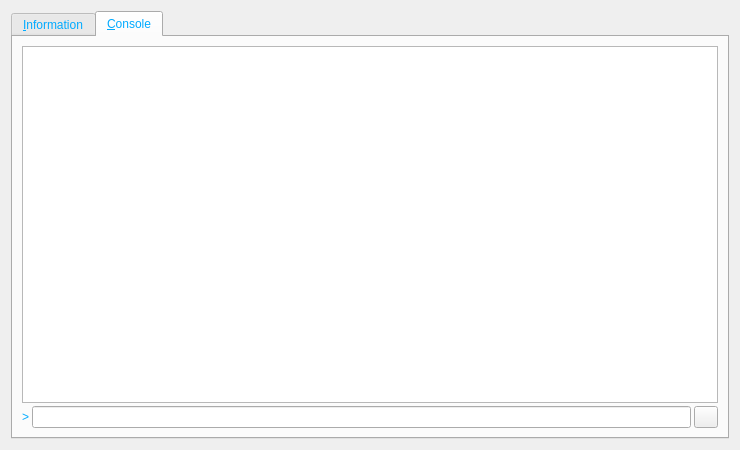
<?xml version="1.0" encoding="UTF-8"?>
<ui version="4.0">
 <class>RPCConsole</class>
 <widget class="QDialog" name="RPCConsole">
  <property name="geometry">
   <rect>
    <x>0</x>
    <y>0</y>
    <width>740</width>
    <height>450</height>
   </rect>
  </property>
  <property name="windowTitle">
   <string>AbjcoinCommerce - Debug window</string>
  </property>
  <property name="styleSheet">
   <string notr="true">background-image: url(:/images/as1);
color: rgb(0, 170, 255);</string>
  </property>
  <layout class="QVBoxLayout" name="verticalLayout_2">
   <item>
    <widget class="QTabWidget" name="tabWidget">
     <property name="currentIndex">
      <number>1</number>
     </property>
     <widget class="QWidget" name="tab_info">
      <attribute name="title">
       <string>&amp;Information</string>
      </attribute>
      <layout class="QGridLayout" name="gridLayout" columnstretch="0,1">
       <property name="horizontalSpacing">
        <number>12</number>
       </property>
       <item row="0" column="0">
        <widget class="QLabel" name="label_9">
         <property name="font">
          <font>
           <weight>75</weight>
           <bold>true</bold>
          </font>
         </property>
         <property name="text">
          <string>AbjcoinCommerce Core</string>
         </property>
        </widget>
       </item>
       <item row="1" column="0">
        <widget class="QLabel" name="label_5">
         <property name="text">
          <string>Client name</string>
         </property>
        </widget>
       </item>
       <item row="1" column="1">
        <widget class="QLabel" name="clientName">
         <property name="cursor">
          <cursorShape>IBeamCursor</cursorShape>
         </property>
         <property name="text">
          <string>N/A</string>
         </property>
         <property name="textFormat">
          <enum>Qt::PlainText</enum>
         </property>
         <property name="textInteractionFlags">
          <set>Qt::LinksAccessibleByMouse|Qt::TextSelectableByKeyboard|Qt::TextSelectableByMouse</set>
         </property>
        </widget>
       </item>
       <item row="2" column="0">
        <widget class="QLabel" name="label_6">
         <property name="text">
          <string>Client version</string>
         </property>
        </widget>
       </item>
       <item row="2" column="1">
        <widget class="QLabel" name="clientVersion">
         <property name="cursor">
          <cursorShape>IBeamCursor</cursorShape>
         </property>
         <property name="text">
          <string>N/A</string>
         </property>
         <property name="textFormat">
          <enum>Qt::PlainText</enum>
         </property>
         <property name="textInteractionFlags">
          <set>Qt::LinksAccessibleByMouse|Qt::TextSelectableByKeyboard|Qt::TextSelectableByMouse</set>
         </property>
        </widget>
       </item>
       <item row="3" column="0">
        <widget class="QLabel" name="label_14">
         <property name="text">
          <string>Using OpenSSL version</string>
         </property>
         <property name="indent">
          <number>10</number>
         </property>
        </widget>
       </item>
       <item row="3" column="1">
        <widget class="QLabel" name="openSSLVersion">
         <property name="cursor">
          <cursorShape>IBeamCursor</cursorShape>
         </property>
         <property name="text">
          <string>N/A</string>
         </property>
         <property name="textFormat">
          <enum>Qt::PlainText</enum>
         </property>
         <property name="textInteractionFlags">
          <set>Qt::LinksAccessibleByMouse|Qt::TextSelectableByKeyboard|Qt::TextSelectableByMouse</set>
         </property>
        </widget>
       </item>
       <item row="4" column="0">
        <widget class="QLabel" name="label_12">
         <property name="text">
          <string>Build date</string>
         </property>
        </widget>
       </item>
       <item row="4" column="1">
        <widget class="QLabel" name="buildDate">
         <property name="cursor">
          <cursorShape>IBeamCursor</cursorShape>
         </property>
         <property name="text">
          <string>N/A</string>
         </property>
         <property name="textFormat">
          <enum>Qt::PlainText</enum>
         </property>
         <property name="textInteractionFlags">
          <set>Qt::LinksAccessibleByMouse|Qt::TextSelectableByKeyboard|Qt::TextSelectableByMouse</set>
         </property>
        </widget>
       </item>
       <item row="5" column="0">
        <widget class="QLabel" name="label_13">
         <property name="text">
          <string>Startup time</string>
         </property>
        </widget>
       </item>
       <item row="5" column="1">
        <widget class="QLabel" name="startupTime">
         <property name="cursor">
          <cursorShape>IBeamCursor</cursorShape>
         </property>
         <property name="text">
          <string>N/A</string>
         </property>
         <property name="textFormat">
          <enum>Qt::PlainText</enum>
         </property>
         <property name="textInteractionFlags">
          <set>Qt::LinksAccessibleByMouse|Qt::TextSelectableByKeyboard|Qt::TextSelectableByMouse</set>
         </property>
        </widget>
       </item>
       <item row="6" column="0">
        <widget class="QLabel" name="label_11">
         <property name="font">
          <font>
           <weight>75</weight>
           <bold>true</bold>
          </font>
         </property>
         <property name="text">
          <string>Network</string>
         </property>
        </widget>
       </item>
       <item row="7" column="0">
        <widget class="QLabel" name="label_7">
         <property name="text">
          <string>Number of connections</string>
         </property>
        </widget>
       </item>
       <item row="7" column="1">
        <widget class="QLabel" name="numberOfConnections">
         <property name="cursor">
          <cursorShape>IBeamCursor</cursorShape>
         </property>
         <property name="text">
          <string>N/A</string>
         </property>
         <property name="textFormat">
          <enum>Qt::PlainText</enum>
         </property>
         <property name="textInteractionFlags">
          <set>Qt::LinksAccessibleByMouse|Qt::TextSelectableByKeyboard|Qt::TextSelectableByMouse</set>
         </property>
        </widget>
       </item>
       <item row="8" column="0">
        <widget class="QLabel" name="label_8">
         <property name="text">
          <string>On testnet</string>
         </property>
        </widget>
       </item>
       <item row="8" column="1">
        <widget class="QCheckBox" name="isTestNet">
         <property name="enabled">
          <bool>false</bool>
         </property>
         <property name="text">
          <string/>
         </property>
        </widget>
       </item>
       <item row="9" column="0">
        <widget class="QLabel" name="label_10">
         <property name="font">
          <font>
           <weight>75</weight>
           <bold>true</bold>
          </font>
         </property>
         <property name="text">
          <string>Block chain</string>
         </property>
        </widget>
       </item>
       <item row="10" column="0">
        <widget class="QLabel" name="label_3">
         <property name="text">
          <string>Current number of blocks</string>
         </property>
        </widget>
       </item>
       <item row="10" column="1">
        <widget class="QLabel" name="numberOfBlocks">
         <property name="cursor">
          <cursorShape>IBeamCursor</cursorShape>
         </property>
         <property name="text">
          <string>N/A</string>
         </property>
         <property name="textFormat">
          <enum>Qt::PlainText</enum>
         </property>
         <property name="textInteractionFlags">
          <set>Qt::LinksAccessibleByMouse|Qt::TextSelectableByKeyboard|Qt::TextSelectableByMouse</set>
         </property>
        </widget>
       </item>
       <item row="11" column="0">
        <widget class="QLabel" name="label_4">
         <property name="text">
          <string>Estimated total blocks</string>
         </property>
        </widget>
       </item>
       <item row="11" column="1">
        <widget class="QLabel" name="totalBlocks">
         <property name="cursor">
          <cursorShape>IBeamCursor</cursorShape>
         </property>
         <property name="text">
          <string>N/A</string>
         </property>
         <property name="textFormat">
          <enum>Qt::PlainText</enum>
         </property>
         <property name="textInteractionFlags">
          <set>Qt::LinksAccessibleByMouse|Qt::TextSelectableByKeyboard|Qt::TextSelectableByMouse</set>
         </property>
        </widget>
       </item>
       <item row="12" column="0">
        <widget class="QLabel" name="label_2">
         <property name="text">
          <string>Last block time</string>
         </property>
        </widget>
       </item>
       <item row="12" column="1">
        <widget class="QLabel" name="lastBlockTime">
         <property name="cursor">
          <cursorShape>IBeamCursor</cursorShape>
         </property>
         <property name="text">
          <string>N/A</string>
         </property>
         <property name="textFormat">
          <enum>Qt::PlainText</enum>
         </property>
         <property name="textInteractionFlags">
          <set>Qt::LinksAccessibleByMouse|Qt::TextSelectableByKeyboard|Qt::TextSelectableByMouse</set>
         </property>
        </widget>
       </item>
       <item row="13" column="0">
        <spacer name="verticalSpacer_2">
         <property name="orientation">
          <enum>Qt::Vertical</enum>
         </property>
         <property name="sizeHint" stdset="0">
          <size>
           <width>20</width>
           <height>20</height>
          </size>
         </property>
        </spacer>
       </item>
       <item row="14" column="0">
        <widget class="QLabel" name="labelDebugLogfile">
         <property name="font">
          <font>
           <weight>75</weight>
           <bold>true</bold>
          </font>
         </property>
         <property name="text">
          <string>Debug log file</string>
         </property>
        </widget>
       </item>
       <item row="15" column="0">
        <widget class="QPushButton" name="openDebugLogfileButton">
         <property name="toolTip">
          <string>Open the AbjcoinCommerce debug log file from the current data directory. This can take a few seconds for large log files.</string>
         </property>
         <property name="text">
          <string>&amp;Open</string>
         </property>
         <property name="autoDefault">
          <bool>false</bool>
         </property>
        </widget>
       </item>
       <item row="16" column="0">
        <widget class="QLabel" name="labelCLOptions">
         <property name="font">
          <font>
           <weight>75</weight>
           <bold>true</bold>
          </font>
         </property>
         <property name="text">
          <string>Command-line options</string>
         </property>
        </widget>
       </item>
       <item row="17" column="0">
        <widget class="QPushButton" name="showCLOptionsButton">
         <property name="toolTip">
          <string>Show the AbjcoinCommerce-Qt help message to get a list with possible AbjcoinCommerce command-line options.</string>
         </property>
         <property name="text">
          <string>&amp;Show</string>
         </property>
         <property name="autoDefault">
          <bool>false</bool>
         </property>
        </widget>
       </item>
       <item row="18" column="0">
        <spacer name="verticalSpacer">
         <property name="orientation">
          <enum>Qt::Vertical</enum>
         </property>
         <property name="sizeHint" stdset="0">
          <size>
           <width>20</width>
           <height>40</height>
          </size>
         </property>
        </spacer>
       </item>
      </layout>
     </widget>
     <widget class="QWidget" name="tab_console">
      <attribute name="title">
       <string>&amp;Console</string>
      </attribute>
      <layout class="QVBoxLayout" name="verticalLayout_3">
       <property name="spacing">
        <number>3</number>
       </property>
       <item>
        <widget class="QTextEdit" name="messagesWidget">
         <property name="minimumSize">
          <size>
           <width>0</width>
           <height>100</height>
          </size>
         </property>
         <property name="readOnly">
          <bool>true</bool>
         </property>
         <property name="tabKeyNavigation" stdset="0">
          <bool>false</bool>
         </property>
         <property name="columnCount" stdset="0">
          <number>2</number>
         </property>
        </widget>
       </item>
       <item>
        <layout class="QHBoxLayout" name="horizontalLayout">
         <property name="spacing">
          <number>3</number>
         </property>
         <item>
          <widget class="QLabel" name="label">
           <property name="text">
            <string notr="true">&gt;</string>
           </property>
          </widget>
         </item>
         <item>
          <widget class="QLineEdit" name="lineEdit"/>
         </item>
         <item>
          <widget class="QPushButton" name="clearButton">
           <property name="maximumSize">
            <size>
             <width>24</width>
             <height>24</height>
            </size>
           </property>
           <property name="toolTip">
            <string>Clear console</string>
           </property>
           <property name="text">
            <string/>
           </property>
           <property name="icon">
            <iconset resource="../bitcoin.qrc">
             <normaloff>:/icons/remove</normaloff>:/icons/remove</iconset>
           </property>
           <property name="shortcut">
            <string notr="true">Ctrl+L</string>
           </property>
           <property name="autoDefault">
            <bool>false</bool>
           </property>
          </widget>
         </item>
        </layout>
       </item>
      </layout>
     </widget>
    </widget>
   </item>
  </layout>
 </widget>
 <resources>
  <include location="../bitcoin.qrc"/>
 </resources>
 <connections/>
</ui>
